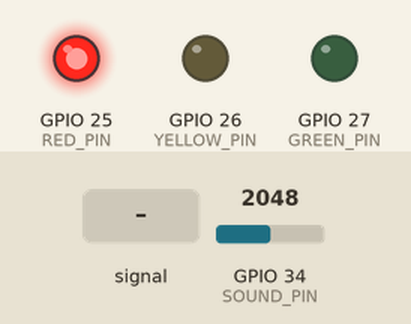
This sketch was run on a simulated ESP32. Parts: output pins drawn as LEDs (lit = HIGH). The test bench sets the inputs (shaded band); at power-on: GPIO 34 (SOUND_PIN) = 2048. What the sketch prints to the serial monitor is not drawn.

Above: at 1.2 s.
1.3 s: GPIO 34 (SOUND_PIN) fed a 200 Hz sine of ±1023 counts around its level
At 2.0 s:
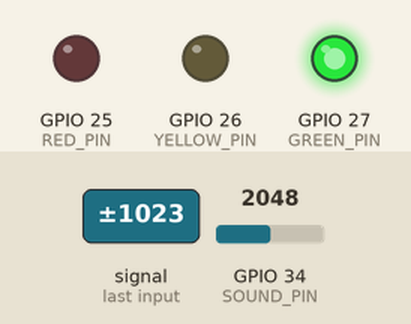
Timing chart, 0 to 4.3 s (numbered marks = the images above; inputs shaded):
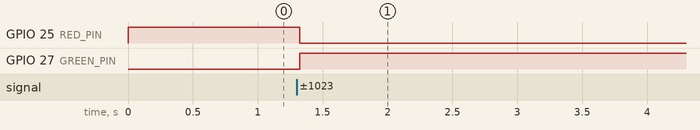

Measured:
- after the input at 1.3 s, GPIO 26 (YELLOW_PIN): stays LOW (without the input it goes to HIGH after 1.7 s)

The sketch:

traffic.ino
```cpp
/*
  Lab 1 — Traffic light + ambulance interrupt + web status
  Arduino IDE: File -> Open this file (folder name must match traffic.ino).
  This sketch uses a second tab: page.h. Keep both files in this folder.

  Board: Tools -> Board -> ESP32 Arduino -> ESP32 Dev Module
  After upload: Tools -> Serial Monitor, baud 115200
  Join Wi-Fi "TrafficLab" and open http://192.168.4.1

  Wiring (defaults — change the #define lines if CONTEXT uses other pins):
    Red LED    GPIO 25 -> 220 ohm -> LED -> GND
    Yellow LED GPIO 26 -> 220 ohm -> LED -> GND
    Green LED  GPIO 27 -> 220 ohm -> LED -> GND
    Sound AO   GPIO 34 (ADC1)
    Sound VCC  3.3V    Sound GND -> GND
    GPIO 18 reserved — do not use

  Tune SOUND_THRESHOLD from Serial (quiet vs siren/clap).
*/

#include <WiFi.h>
#include <WebServer.h>
#include "page.h"

#define RED_PIN 25
#define YELLOW_PIN 26
#define GREEN_PIN 27
#define SOUND_PIN 34
#define SOUND_THRESHOLD 2800
// #define BUZZER_PIN 18  // reserved; do not use

#define AP_SSID "TrafficLab"

#define T_RED_MS 3000
#define T_YELLOW_MS 1000
#define T_GREEN_MS 3000
#define T_AMBULANCE_GREEN_MS 4000

enum LightState { ST_RED, ST_YELLOW, ST_GREEN };

WebServer server(80);
LightState light = ST_RED;
unsigned long stateSince = 0;
int ambulance = 0;
int soundPeak = 0;

const char *stateName() {
  if (light == ST_RED) return "RED";
  if (light == ST_YELLOW) return "YELLOW";
  return "GREEN";
}

void setLights(int r, int y, int g) {
  digitalWrite(RED_PIN, r ? HIGH : LOW);
  digitalWrite(YELLOW_PIN, y ? HIGH : LOW);
  digitalWrite(GREEN_PIN, g ? HIGH : LOW);
}

void applyLight() {
  if (light == ST_RED) setLights(1, 0, 0);
  else if (light == ST_YELLOW) setLights(0, 1, 0);
  else setLights(0, 0, 1);
}

void enter(LightState next) {
  light = next;
  stateSince = millis();
  applyLight();
}

int readSoundPeak() {
  int peak = 0;
  unsigned long t0 = millis();
  while (millis() - t0 < 40) {
    int v = analogRead(SOUND_PIN);
    if (v > peak) peak = v;
  }
  return peak;
}

void handleRoot() {
  server.send_P(200, "text/html", PAGE_HTML);
}

void handleStatus() {
  server.sendHeader("Access-Control-Allow-Origin", "*");
  server.sendHeader("Cache-Control", "no-store");
  String json = "{";
  json += "\"state\":\"";
  json += stateName();
  json += "\",\"ambulance\":";
  json += ambulance ? "true" : "false";
  json += ",\"sound\":";
  json += soundPeak;
  json += ",\"threshold\":";
  json += SOUND_THRESHOLD;
  json += "}";
  server.send(200, "application/json", json);
}

void setup() {
  Serial.begin(115200);
  pinMode(RED_PIN, OUTPUT);
  pinMode(YELLOW_PIN, OUTPUT);
  pinMode(GREEN_PIN, OUTPUT);
  enter(ST_RED);

  WiFi.mode(WIFI_AP);
  WiFi.softAP(AP_SSID);
  server.on("/", handleRoot);
  server.on("/status", handleStatus);
  server.begin();

  Serial.println();
  Serial.println("Access point: TrafficLab");
  Serial.print("Status page: http://");
  Serial.println(WiFi.softAPIP());
  Serial.println("Tune SOUND_THRESHOLD from the sound numbers below.");
}

void loop() {
  soundPeak = readSoundPeak();

  if (soundPeak > SOUND_THRESHOLD) {
    if (!ambulance || light != ST_GREEN) {
      Serial.println("AMBULANCE — green");
    }
    ambulance = 1;
    enter(ST_GREEN);
  }

  unsigned long hold = T_RED_MS;
  if (light == ST_YELLOW) hold = T_YELLOW_MS;
  if (light == ST_GREEN) hold = ambulance ? T_AMBULANCE_GREEN_MS : T_GREEN_MS;

  if (millis() - stateSince >= hold) {
    ambulance = 0;
    if (light == ST_RED) enter(ST_YELLOW);
    else if (light == ST_YELLOW) enter(ST_GREEN);
    else enter(ST_RED);
  }

  static unsigned long lastPrint = 0;
  if (millis() - lastPrint > 400) {
    lastPrint = millis();
    Serial.print("state=");
    Serial.print(stateName());
    Serial.print(" sound=");
    Serial.println(soundPeak);
  }

  server.handleClient();
}
```

page.h
```cpp
#ifndef PAGE_H
#define PAGE_H

const char PAGE_HTML[] PROGMEM = R"rawliteral(
<!DOCTYPE html>
<html>
<head>
<meta charset="utf-8">
<meta name="viewport" content="width=device-width,initial-scale=1">
<title>TrafficLab</title>
<style>
body{margin:0;min-height:100vh;font-family:Calibri,Arial,sans-serif;background:#f4f7fb;color:#1c2433;display:flex;align-items:center;justify-content:center;text-align:center}
body.red{background:#fde8e8}
body.yellow{background:#fff4e5}
body.green{background:#e3f8ec}
main{width:92%;max-width:520px;background:#fff;border:1px solid #d5deea;border-radius:16px;padding:24px;box-shadow:0 16px 40px rgba(28,55,90,.08)}
.kicker{letter-spacing:2px;text-transform:uppercase;color:#0d7a6c;font-size:12px}
h1{font-family:"Times New Roman",Times,serif;font-size:42px;margin:12px 0}
.panel{overflow:hidden;margin-top:16px;text-align:left}
.col{width:48%;float:left}
.label{color:#5d6b80;font-size:12px;text-transform:uppercase}
.value{font-size:28px;margin:4px 0 12px}
.hint{clear:both;color:#5d6b80}
.err{color:#b45309;min-height:1.2em}
</style>
</head>
<body>
<main>
<p class="kicker">ESP32 TrafficLab</p>
<h1 id="status">—</h1>
<p id="amb"></p>
<p class="err" id="err"></p>
<div class="panel">
<div class="col"><p class="label">Sound</p><p class="value" id="sound">-</p></div>
<div class="col"><p class="label">Threshold</p><p class="value" id="th">-</p></div>
</div>
<p class="hint">Stay on TrafficLab Wi-Fi. A siren or clap should jump this page to GREEN.</p>
</main>
<script>
function tick() {
  fetch('/status').then(function(r) { return r.json(); }).then(function(d) {
    document.getElementById('status').textContent = d.state;
    document.getElementById('sound').textContent = d.sound;
    document.getElementById('th').textContent = d.threshold;
    document.getElementById('amb').textContent = d.ambulance ? 'Ambulance interrupt' : 'Normal cycle';
    document.body.className = String(d.state).toLowerCase();
    document.getElementById('err').textContent = '';
  }).catch(function() {
    document.getElementById('err').textContent = 'No response. Stay on TrafficLab Wi-Fi.';
  });
}
tick();
setInterval(tick, 250);
</script>
</body>
</html>
)rawliteral";

#endif
```
